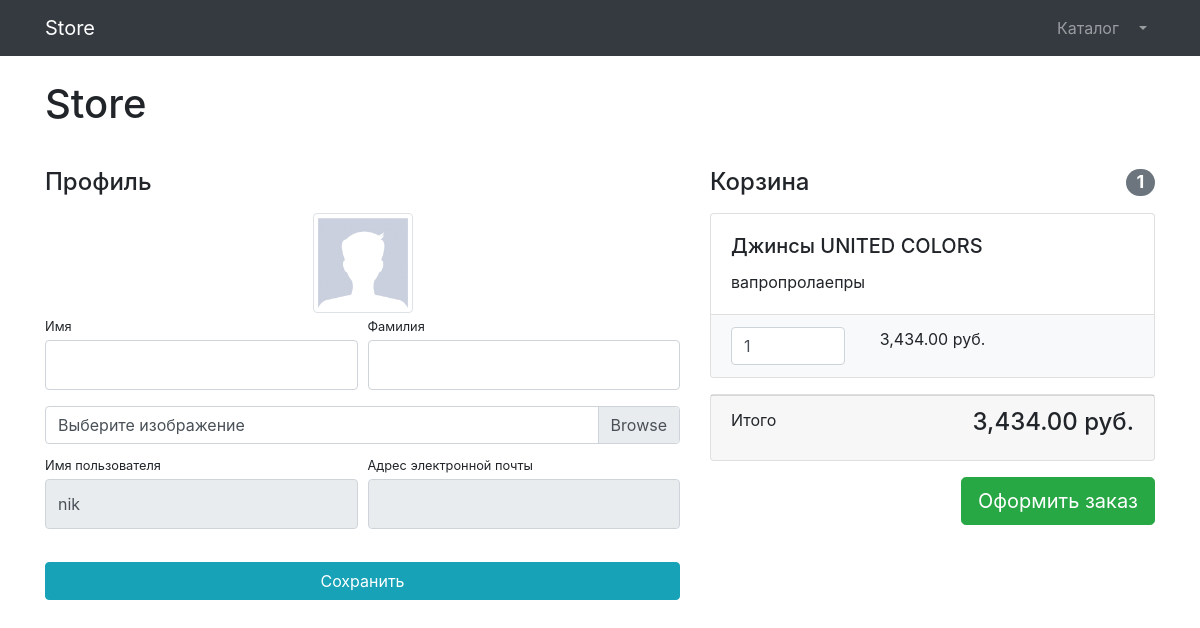
The app's page /users/profile/13 (signed in) with its own data.
### users/models.py (models this page shows)
class User(AbstractUser):
    image = models.ImageField(upload_to='users_images', null=True, blank=True)
    is_verified_email = models.BooleanField(default=False)

### products/models.py (models this page shows, shortened)
class Basket(models.Model):
    user = models.ForeignKey(User, on_delete=models.CASCADE)
    product = models.ForeignKey(Product, on_delete=models.CASCADE)
    quantity = models.PositiveSmallIntegerField(default=0)
    created_timestamp = models.DateTimeField(auto_now_add=True)
    objects = BasketQuerySet.as_manager()
    def sum(self):
        return self.product.price * self.quantity

class Product(models.Model):
    name = models.CharField(max_length=200)
    description = models.TextField()
    price = models.DecimalField(max_digits=20, decimal_places=2)
    quantity = models.PositiveIntegerField(default=0)
    image = models.ImageField(upload_to='products_images')
    stripe_product_price_id = models.CharField(max_length=250, null=True, blank=True)
    category = models.ForeignKey(ProductCategory, on_delete=models.CASCADE)
    class Meta:
        verbose_name = 'продукт'
        verbose_name_plural = 'Продукты'

### users/views.py (the view, shortened to what this page needs)
# urls.py: path('profile/<int:pk>', views.UserProfileView.as_view(), name='profile'),
class UserProfileView(TitleMixin, UpdateView):
    model = User
    form_class = UserProfileForm
    template_name = 'users/profile.html'
    title = 'Store - личный кабинет'

### users/forms.py
class UserProfileForm(UserChangeForm):
    first_name = forms.CharField(widget=forms.TextInput(attrs={'class': 'form-control py-4', }))
    last_name = forms.CharField(widget=forms.TextInput(attrs={'class': 'form-control py-4', }))
    image = forms.ImageField(widget=forms.FileInput(attrs={'class': 'custom-file-input', }), required=False)
    username = forms.CharField(widget=forms.TextInput(attrs={'class': 'form-control py-4', 'readonly': True}))
    email = forms.CharField(widget=forms.TextInput(attrs={'class': 'form-control py-4', 'readonly': True}))
    class Meta:
        model = User
        fields = ('first_name', 'last_name', 'image', 'username', 'email')

### common/views.py (called while the page is built)
    def get_context_data(self, **kwargs):
        context = super(TitleMixin, self).get_context_data(**kwargs)
        context['title'] = self.title
        return context

### products/context_processors.py (called while the page is built)
def baskets(request):
    user = request.user
    return {'baskets': Basket.objects.filter(user=user) if user.is_authenticated else []}

### products/models.py (called while the page is built)
    def total_sum(self):
        return sum(basket.sum() for basket in self)

    def total_quantity(self):
        return sum(basket.quantity for basket in self)

### users/templates/users/profile.html (shortened to what this page needs)
{% extends 'products/base.html' %}
{% load static %}
{% block css %}
<link href="{% static 'vendor/css/profile.css' %}" rel="stylesheet">
{% endblock %}
{% block content %}
<div class="container">
    <div class="row">
        <div class="col-lg-7">
            <h4 class="mt-3 mb-3">Профиль</h4>
            <div class="col-lg-12 text-center">
                <img width="100" height="100"
                     src="{% if user.image %}
                               {{user.image.url}}
                          {%else %}
                               {% static 'vendor/img/users/default_avatar.jpg' %}
                          {% endif %}"
                     class="img-thumbnail">
            </div>
            <form action="{% url 'profile' user.id %}" method="post" enctype="multipart/form-data">
                <div class="form-row">
                    <div class="col-lg-6">
                        <div class="form-group">
                            <label class="small mb-1" for="{{ form.first_name.id_for_label }}">Имя</label>
                            {{form.first_name}}
                        </div>
                    </div>
                    <div class="col-lg-6">
                        <div class="form-group">
                            <label class="small mb-1" for="{{ form.last_name.id_for_label }}">Фамилия</label>
                            {{form.last_name}}
                        </div>
                    </div>
                </div>
                <div class="form-row mb-2">
                    <div class="col-lg-12">
                        <div class="custom-file">
                            <label class="custom-file-label" for="{{ form.image.id_for_label }}">Выберите изображение</label>
                        </div>
                    </div>
                </div>
                <div class="form-row">
                    <div class="col-lg-6">
                        <label class="small mb-1" for="{{ form.username.id_for_label }}">Имя пользователя</label>
                        {{form.username}}
                    </div>
                    <div class="col-lg-6">
                        <label class="small mb-1" for="{{ form.email.id_for_label }}">Адрес электронной почты</label>
                        {{form.email}}
                    </div>
                </div>
                <div class="form-row">
                    <div class="col-lg-12" style="margin-top: 33px;">
                        <input class="btn btn-info btn-block" type="submit" value="Сохранить">
                    </div>
                </div>
            </form>
        </div>
        <div class="col-lg-5">
        {% include 'products/baskets.html'%}
        </div>
    </div>
</div>
{% endblock %}

### products/templates/products/baskets.html (shortened to what this page needs)
{% load humanize %}
{% if baskets %}
<h4 class="mt-3 mb-3 d-flex justify-content-between align-items-center mb-3">
    Корзина <span class="badge badge-secondary badge-pill">{{baskets.total_quantity}}</span>
</h4>
{% for basket in baskets %}
<div class="card mb-3">
    <div class="card-body">
        <h5 class="card-title">{{basket.product.name}} </h5>
        <p class="card-text">{{basket.product.description}}</p>
    </div>
    <ul class="list-group list-group-flush">
        <li class="list-group-item bg-light">
            <div class="row text-center">
                <div class="col-lg-4">
                    <input name="basketID" type="number" class="form-control"
                           value="{{basket.quantity}}" min="0">
                </div>
                <div class="col-lg-4">{{basket.sum|intcomma}} руб.</div>
                <div class="col-lg-4">
                </div>
            </div>
        </li>
    </ul>
</div>
{% endfor %}
<div class="card mb-3">
    <div class="card-footer">
        <p class="float-left">Итого</p>
        <h4 class="float-right">{{baskets.total_sum|intcomma}} руб.</h4>
    </div>
</div>
<a class="btn btn-success btn-lg float-right" href="{% url 'order_create' %}">
    Оформить заказ
</a>
{% else %}
<h4 class="mt-3 mb-3 text-center">
    Корзина пуста
</h4>
{% endif %}

### records on screen
User: username "nik"
Basket: total_quantity "1", product.name "Джинсы UNITED COLORS", product.description "вапропролаепры", basketID "1", sum "3,434.00", total_sum "3,434.00"
